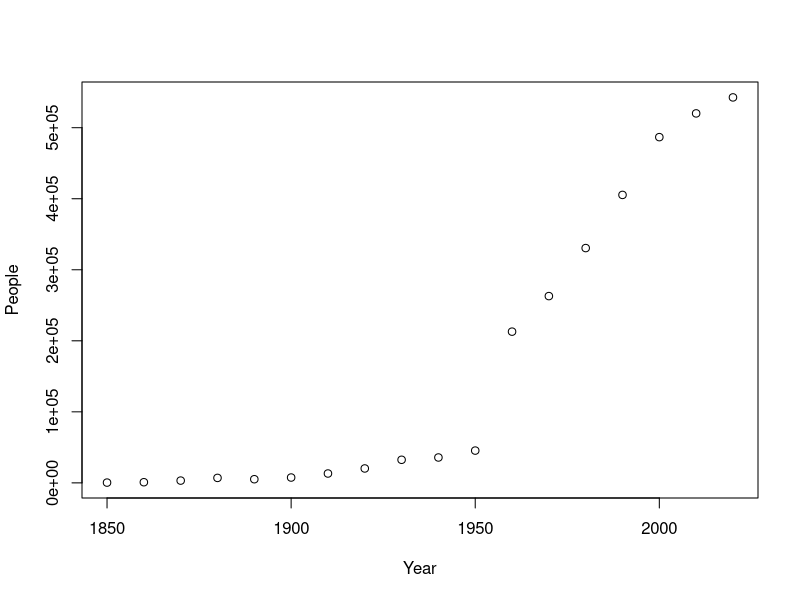
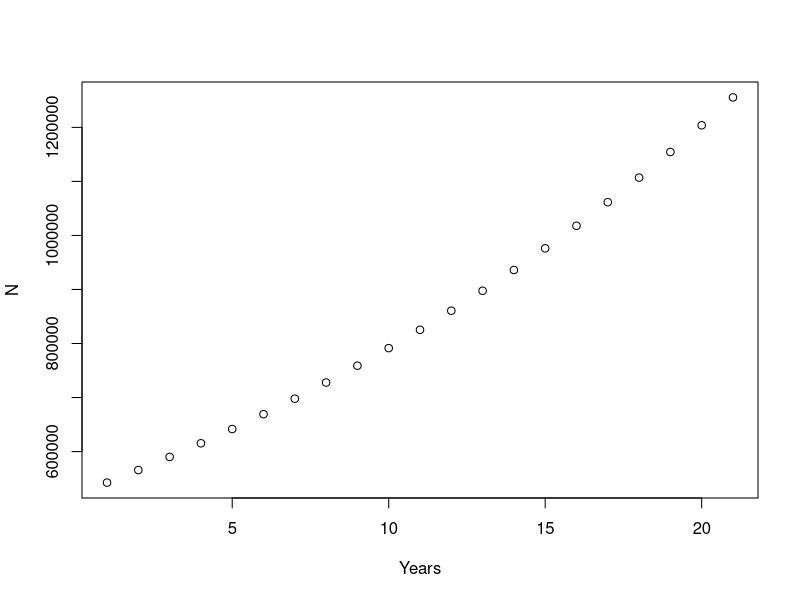
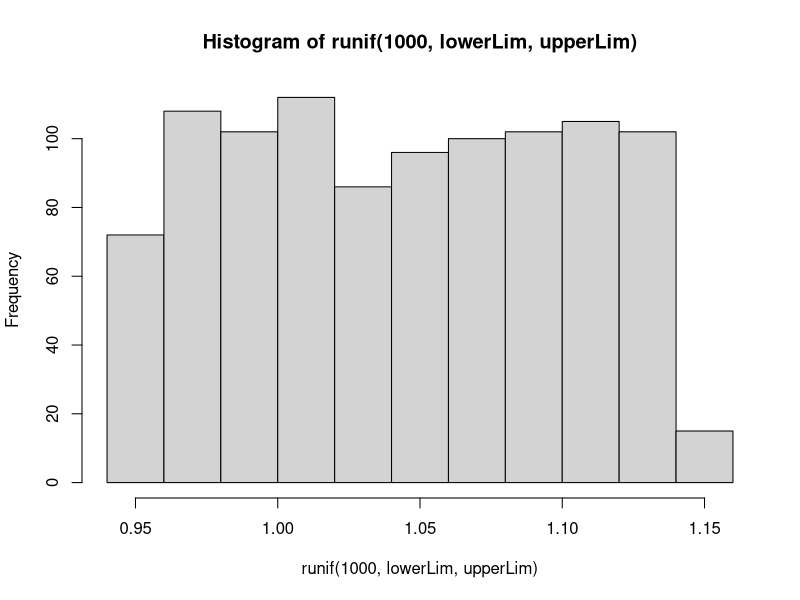
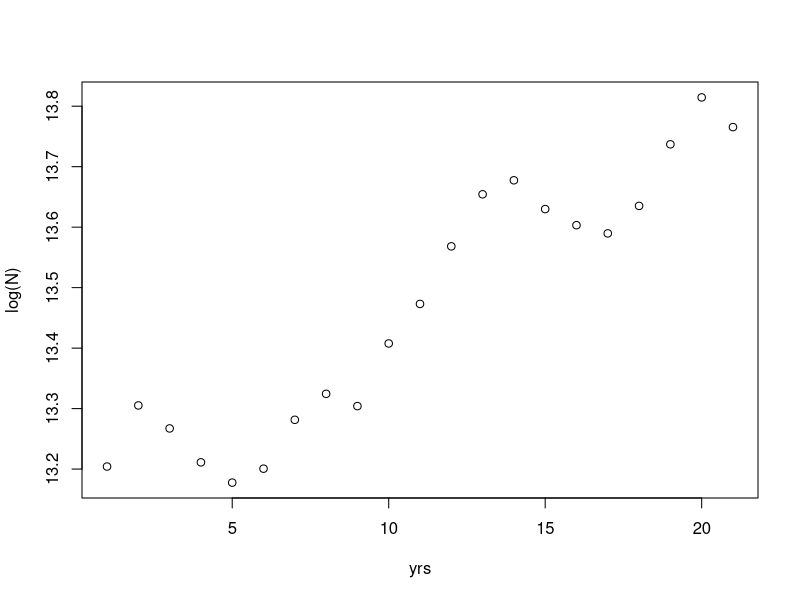
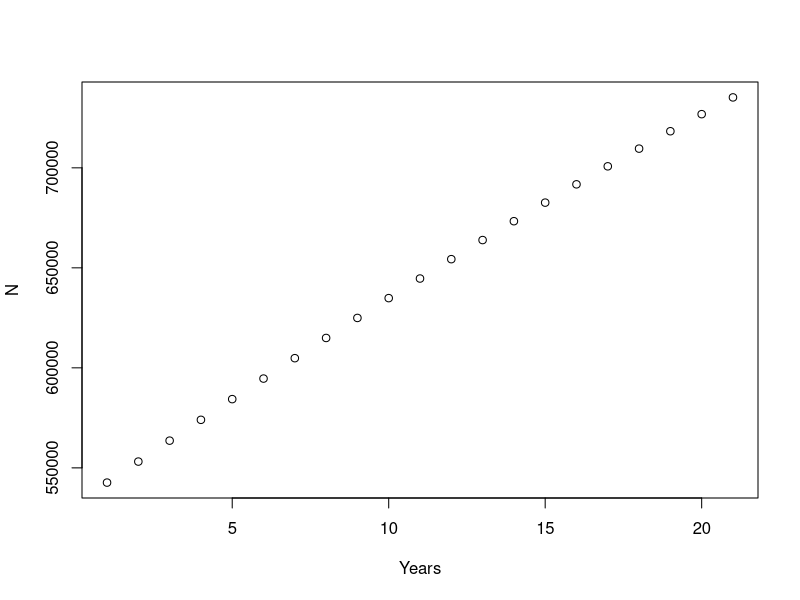

R code for these plots, in order:
# data and plot

Year <- c(1850,1860,1870,1880,1890,1900,1910,1920,1930,1940,1950,1960,1970,1980,1990,2000,2010,2020)
People <- c(400,915,3215,7007,5150,7531,13193,20292,32506,35752,45454,212892,262933,330537,405371,486699,520116,542629)
plot(Year,People)

# rate of change

lnPeople <- log(People)
lm(lnPeople~Year)
lrm <- lm(lnPeople~Year)
tlambda <- 0.04194    # transformed lambda
lambda <- exp(tlambda)   # backtransformed lambda

# estimate using for loop

nYears <- 20
N <- rep(0, nYears)
N[1] <- 542629
N

for (t in 1:nYears)
{ 
  N[t+1] <- N[t] * lambda   
  print(round(N[t+1],0))    
}

Years   <- 1:(nYears+1)   
plot(Years,N)             

# stochastic variation

lowerLim <- lambda - 0.10
upperLim <- lambda + 0.10

hist(runif(1000, lowerLim, upperLim))  # illustrate the range of possible values for lambda

for (t in 1:nYears)
{ 
  N[t+1] <- N[t] * runif(1, lowerLim, upperLim) # lambda is a random value from a uniform distribution
}

yrs   <- 1:(nYears+1)    # establish values to represent year
plot(yrs,log(N))         # plot ln(N) projection

# revised model with carrying capacity

nYears <- 20
N <- rep(0, nYears)
N[1] <- 542629
N
K <- 1000000

for (t in 1:nYears)
{ 
  N[t+1] <- N[t] * (lambda^(1-(N[t]/K)))   
  print(round(N[t+1],0))    
}

Years   <- 1:(nYears+1)   
plot(Years,N)         
